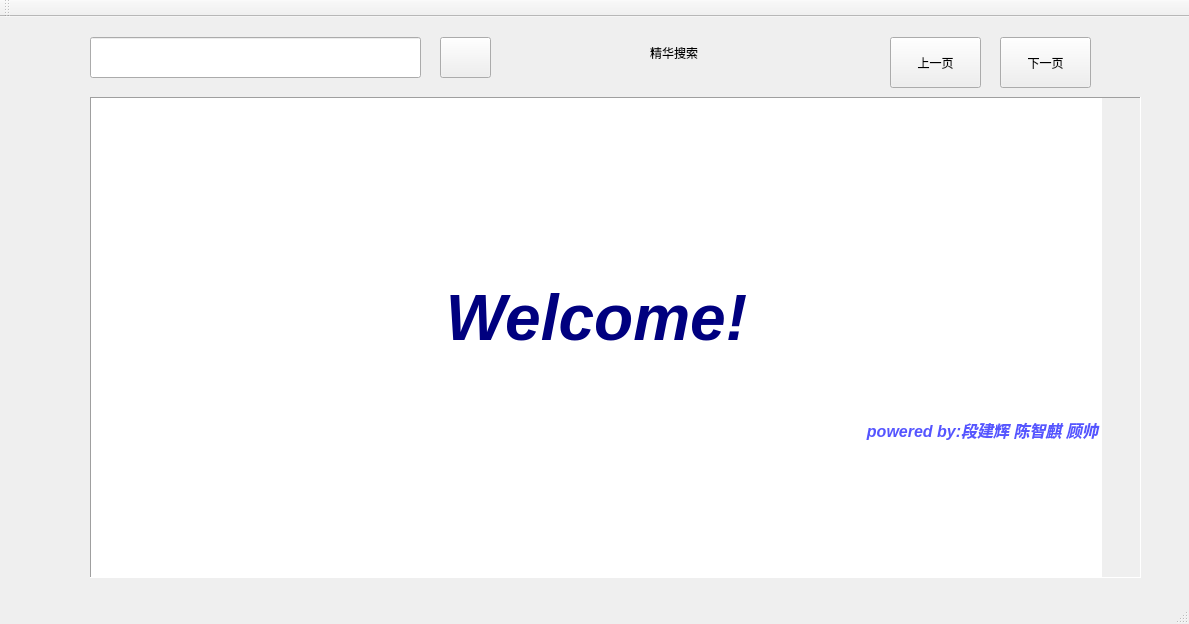
<?xml version="1.0" encoding="UTF-8"?>
<ui version="4.0">
 <class>MainWindow</class>
 <widget class="QMainWindow" name="MainWindow">
  <property name="geometry">
   <rect>
    <x>0</x>
    <y>0</y>
    <width>1189</width>
    <height>624</height>
   </rect>
  </property>
  <property name="windowTitle">
   <string>MainWindow</string>
  </property>
  <property name="styleSheet">
   <string notr="true">border-image:url(C:/Users/kylin/Desktop/Search/river.jpg);
</string>
  </property>
  <widget class="QWidget" name="centralWidget">
   <widget class="QPushButton" name="searchButton">
    <property name="geometry">
     <rect>
      <x>440</x>
      <y>20</y>
      <width>51</width>
      <height>41</height>
     </rect>
    </property>
    <property name="styleSheet">
     <string notr="true">border-image: url(C:/Users/kylin/Desktop/Search/search.png);
border-color:rgb(255, 255, 255);</string>
    </property>
    <property name="text">
     <string/>
    </property>
   </widget>
   <widget class="QLineEdit" name="lineEdit">
    <property name="geometry">
     <rect>
      <x>90</x>
      <y>20</y>
      <width>331</width>
      <height>41</height>
     </rect>
    </property>
    <property name="styleSheet">
     <string notr="true">border-image: \*url();
background-color: rgba(255, 255, 255,75%)</string>
    </property>
   </widget>
   <widget class="QPushButton" name="up_page_button">
    <property name="geometry">
     <rect>
      <x>890</x>
      <y>20</y>
      <width>91</width>
      <height>51</height>
     </rect>
    </property>
    <property name="styleSheet">
     <string notr="true">border-image: \*url();</string>
    </property>
    <property name="text">
     <string>上一页</string>
    </property>
   </widget>
   <widget class="QPushButton" name="next_page_button">
    <property name="geometry">
     <rect>
      <x>1000</x>
      <y>20</y>
      <width>91</width>
      <height>51</height>
     </rect>
    </property>
    <property name="styleSheet">
     <string notr="true">border-image: \*url();</string>
    </property>
    <property name="text">
     <string>下一页</string>
    </property>
   </widget>
   <widget class="QLabel" name="label_2">
    <property name="geometry">
     <rect>
      <x>200</x>
      <y>600</y>
      <width>54</width>
      <height>12</height>
     </rect>
    </property>
    <property name="text">
     <string>0/0</string>
    </property>
   </widget>
   <widget class="QScrollArea" name="scrollArea">
    <property name="geometry">
     <rect>
      <x>90</x>
      <y>80</y>
      <width>1051</width>
      <height>481</height>
     </rect>
    </property>
    <property name="minimumSize">
     <size>
      <width>0</width>
      <height>0</height>
     </size>
    </property>
    <property name="styleSheet">
     <string notr="true">border-image: \*url();
background-color:rgba(255, 255, 255, 0);</string>
    </property>
    <property name="frameShape">
     <enum>QFrame::Panel</enum>
    </property>
    <property name="verticalScrollBarPolicy">
     <enum>Qt::ScrollBarAsNeeded</enum>
    </property>
    <property name="widgetResizable">
     <bool>false</bool>
    </property>
    <widget class="QWidget" name="scrollAreaWidgetContents">
     <property name="geometry">
      <rect>
       <x>0</x>
       <y>0</y>
       <width>1022</width>
       <height>479</height>
      </rect>
     </property>
     <widget class="QTextBrowser" name="textBrowser">
      <property name="geometry">
       <rect>
        <x>0</x>
        <y>0</y>
        <width>1011</width>
        <height>481</height>
       </rect>
      </property>
      <property name="styleSheet">
       <string notr="true">font: 16pt &quot;微软雅黑&quot;;
border-image: \*url();
background-color: rgba(255, 255, 255,75%);</string>
      </property>
      <property name="frameShape">
       <enum>QFrame::NoFrame</enum>
      </property>
      <property name="html">
       <string>&lt;!DOCTYPE HTML PUBLIC &quot;-//W3C//DTD HTML 4.0//EN&quot; &quot;http://www.w3.org/TR/REC-html40/strict.dtd&quot;&gt;
&lt;html&gt;&lt;head&gt;&lt;meta name=&quot;qrichtext&quot; content=&quot;1&quot; /&gt;&lt;style type=&quot;text/css&quot;&gt;
p, li { white-space: pre-wrap; }
&lt;/style&gt;&lt;/head&gt;&lt;body style=&quot; font-family:'微软雅黑'; font-size:16pt; font-weight:400; font-style:normal;&quot;&gt;
&lt;p align=&quot;center&quot; style=&quot;-qt-paragraph-type:empty; margin-top:0px; margin-bottom:0px; margin-left:0px; margin-right:0px; -qt-block-indent:0; text-indent:0px;&quot;&gt;&lt;br /&gt;&lt;/p&gt;
&lt;p align=&quot;center&quot; style=&quot;-qt-paragraph-type:empty; margin-top:0px; margin-bottom:0px; margin-left:0px; margin-right:0px; -qt-block-indent:0; text-indent:0px; font-family:'SimSun'; font-size:20pt; font-weight:600; font-style:italic;&quot;&gt;&lt;br /&gt;&lt;/p&gt;
&lt;p align=&quot;center&quot; style=&quot;-qt-paragraph-type:empty; margin-top:0px; margin-bottom:0px; margin-left:0px; margin-right:0px; -qt-block-indent:0; text-indent:0px; font-family:'SimSun'; font-size:20pt; font-weight:600; font-style:italic;&quot;&gt;&lt;br /&gt;&lt;/p&gt;
&lt;p align=&quot;center&quot; style=&quot;-qt-paragraph-type:empty; margin-top:0px; margin-bottom:0px; margin-left:0px; margin-right:0px; -qt-block-indent:0; text-indent:0px; font-family:'SimSun'; font-size:20pt; font-weight:600; font-style:italic;&quot;&gt;&lt;br /&gt;&lt;/p&gt;
&lt;p align=&quot;center&quot; style=&quot;-qt-paragraph-type:empty; margin-top:0px; margin-bottom:0px; margin-left:0px; margin-right:0px; -qt-block-indent:0; text-indent:0px; font-family:'SimSun'; font-size:20pt; font-weight:600; font-style:italic;&quot;&gt;&lt;br /&gt;&lt;/p&gt;
&lt;p align=&quot;center&quot; style=&quot;-qt-paragraph-type:empty; margin-top:0px; margin-bottom:0px; margin-left:0px; margin-right:0px; -qt-block-indent:0; text-indent:0px; font-family:'SimSun'; font-size:20pt; font-weight:600; font-style:italic;&quot;&gt;&lt;br /&gt;&lt;/p&gt;
&lt;p align=&quot;center&quot; style=&quot; margin-top:0px; margin-bottom:0px; margin-left:0px; margin-right:0px; -qt-block-indent:0; text-indent:0px;&quot;&gt;&lt;span style=&quot; font-family:'SimSun'; font-size:48pt; font-weight:600; font-style:italic; color:#00007f;&quot;&gt;Welcome!&lt;/span&gt;&lt;/p&gt;
&lt;p align=&quot;center&quot; style=&quot;-qt-paragraph-type:empty; margin-top:0px; margin-bottom:0px; margin-left:0px; margin-right:0px; -qt-block-indent:0; text-indent:0px; font-family:'SimSun'; font-size:20pt; font-weight:600; font-style:italic; color:#0000ff;&quot;&gt;&lt;br /&gt;&lt;/p&gt;
&lt;p align=&quot;center&quot; style=&quot;-qt-paragraph-type:empty; margin-top:0px; margin-bottom:0px; margin-left:0px; margin-right:0px; -qt-block-indent:0; text-indent:0px; font-family:'SimSun'; font-size:20pt; font-weight:600; font-style:italic; color:#0000ff;&quot;&gt;&lt;br /&gt;&lt;/p&gt;
&lt;p align=&quot;right&quot; style=&quot; margin-top:0px; margin-bottom:0px; margin-left:0px; margin-right:0px; -qt-block-indent:0; text-indent:0px;&quot;&gt;&lt;span style=&quot; font-family:'SimSun'; font-size:12pt; font-weight:600; font-style:italic; color:#5555ff;&quot;&gt;powered by:段建辉 陈智麒 顾帅&lt;/span&gt;&lt;/p&gt;&lt;/body&gt;&lt;/html&gt;</string>
      </property>
     </widget>
    </widget>
   </widget>
   <widget class="QLabel" name="label">
    <property name="geometry">
     <rect>
      <x>650</x>
      <y>10</y>
      <width>161</width>
      <height>51</height>
     </rect>
    </property>
    <property name="styleSheet">
     <string notr="true">border-image: \*url();
font: 26pt &quot;微软雅黑&quot;;
color:rgb(255, 255, 255);</string>
    </property>
    <property name="text">
     <string>精华搜索</string>
    </property>
   </widget>
   <widget class="QLabel" name="label_3">
    <property name="geometry">
     <rect>
      <x>520</x>
      <y>10</y>
      <width>111</width>
      <height>51</height>
     </rect>
    </property>
    <property name="styleSheet">
     <string notr="true">border-image:url(C:/Users/kylin/Desktop/Search/zhihu.jpg);</string>
    </property>
    <property name="text">
     <string/>
    </property>
   </widget>
  </widget>
  <widget class="QMenuBar" name="menuBar">
   <property name="geometry">
    <rect>
     <x>0</x>
     <y>0</y>
     <width>1189</width>
     <height>23</height>
    </rect>
   </property>
  </widget>
  <widget class="QToolBar" name="mainToolBar">
   <attribute name="toolBarArea">
    <enum>TopToolBarArea</enum>
   </attribute>
   <attribute name="toolBarBreak">
    <bool>false</bool>
   </attribute>
  </widget>
  <widget class="QStatusBar" name="statusBar"/>
 </widget>
 <layoutdefault spacing="6" margin="11"/>
 <resources/>
 <connections/>
</ui>
